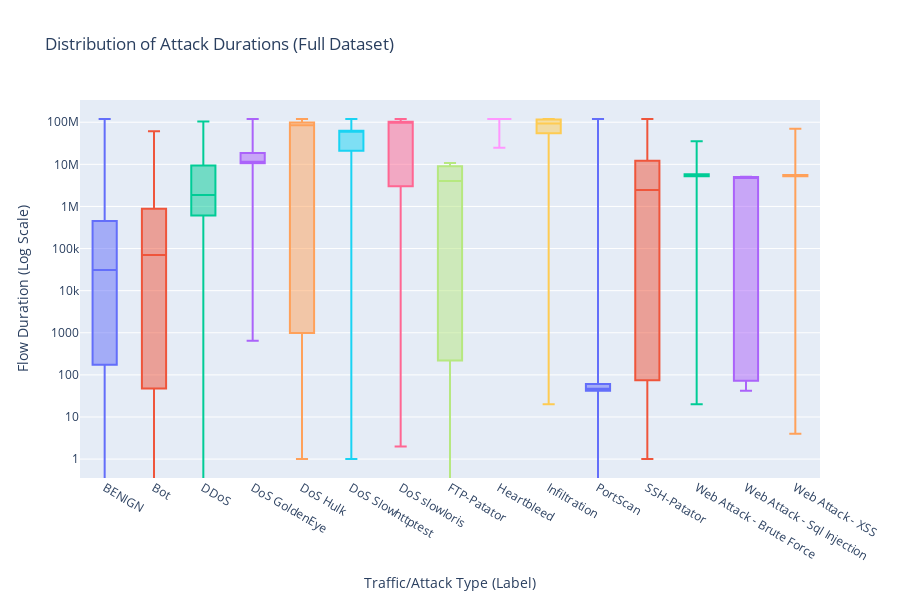

Source (notebook cell):
### Code cell
output_path = 'saved_plots/box_flow_duration.csv'
stats_df = pd.read_csv(output_path, index_col='Label')

fig = go.Figure()
for label, row in stats_df.iterrows():
    fig.add_trace(go.Box(
        x=[label],
        name=label,
        q1=[row['q1']],
        median=[row['median']],
        q3=[row['q3']],
        lowerfence=[row['min']],
        upperfence=[row['max']],
        boxpoints=False
    ))

fig.update_layout(
    title_text="Distribution of Attack Durations (Full Dataset)",
    xaxis_title="Traffic/Attack Type (Label)",
    yaxis_title="Flow Duration (Log Scale)",
    yaxis_type="log",
    height=600,
    showlegend=False
)

fig.show()

### Figure 1 — Plotly figure (JSON) as saved in the notebook; plotly's stock layout.template omitted (floating-point values rounded to 4 significant figures)
{"data": [{"boxpoints": false, "lowerfence": [-13], "median": [30998], "name": "BENIGN", "q1": [174], "q3": [452900.0], "type": "box", "upperfence": [119999998], "x": ["BENIGN"]}, {"boxpoints": false, "lowerfence": [0], "median": [70760.0], "name": "Bot", "q1": [47.25], "q3": [885400.0], "type": "box", "upperfence": [61003896], "x": ["Bot"]}, {"boxpoints": false, "lowerfence": [0], "median": [1878978], "name": "DDoS", "q1": [613093], "q3": [9387233], "type": "box", "upperfence": [103941558], "x": ["DDoS"]}, {"boxpoints": false, "lowerfence": [649], "median": [11588797], "name": "DoS GoldenEye", "q1": [10591422], "q3": [18559963], "type": "box", "upperfence": [119634581], "x": ["DoS GoldenEye"]}, {"boxpoints": false, "lowerfence": [1], "median": [84944326], "name": "DoS Hulk", "q1": [992], "q3": [98660000.0], "type": "box", "upperfence": [119968626], "x": ["DoS Hulk"]}, {"boxpoints": false, "lowerfence": [1], "median": [63117636], "name": "DoS Slowhttptest", "q1": [21000000.0], "q3": [63154935], "type": "box", "upperfence": [119800736], "x": ["DoS Slowhttptest"]}, {"boxpoints": false, "lowerfence": [2], "median": [97082009], "name": "DoS slowloris", "q1": [3002000.0], "q3": [102700000.0], "type": "box", "upperfence": [119046064], "x": ["DoS slowloris"]}, {"boxpoints": false, "lowerfence": [0], "median": [4044135], "name": "FTP-Patator", "q1": [219], "q3": [8995000.0], "type": "box", "upperfence": [10780124], "x": ["FTP-Patator"]}, {"boxpoints": false, "lowerfence": [24719667], "median": [119261118], "name": "Heartbleed", "q1": [119259449], "q3": [119297294], "type": "box", "upperfence": [119302728], "x": ["Heartbleed"]}, {"boxpoints": false, "lowerfence": [20], "median": [93188869], "name": "Infiltration", "q1": [54520000.0], "q3": [116800000.0], "type": "box", "upperfence": [119995180], "x": ["Infiltration"]}, {"boxpoints": false, "lowerfence": [0], "median": [47], "name": "PortScan", "q1": [42], "q3": [61], "type": "box", "upperfence": [119809735], "x": ["PortScan"]}, {"boxpoints": false, "lowerfence": [1], "median": [2475285], "name": "SSH-Patator", "q1": [75], "q3": [12131528], "type": "box", "upperfence": [119816717], "x": ["SSH-Patator"]}, {"boxpoints": false, "lowerfence": [20], "median": [5552319], "name": "Web Attack - Brute Force", "q1": [5180548], "q3": [5838340], "type": "box", "upperfence": [35451960], "x": ["Web Attack - Brute Force"]}, {"boxpoints": false, "lowerfence": [42], "median": [5006127], "name": "Web Attack - Sql Injection", "q1": [73], "q3": [5009673], "type": "box", "upperfence": [5086516], "x": ["Web Attack - Sql Injection"]}, {"boxpoints": false, "lowerfence": [4], "median": [5399000.0], "name": "Web Attack - XSS", "q1": [5192000.0], "q3": [5605595], "type": "box", "upperfence": [70203058], "x": ["Web Attack - XSS"]}], "layout": {"height": 600, "showlegend": false, "title": {"text": "Distribution of Attack Durations (Full Dataset)"}, "xaxis": {"title": {"text": "Traffic/Attack Type (Label)"}}, "yaxis": {"title": {"text": "Flow Duration (Log Scale)"}, "type": "log"}}}
